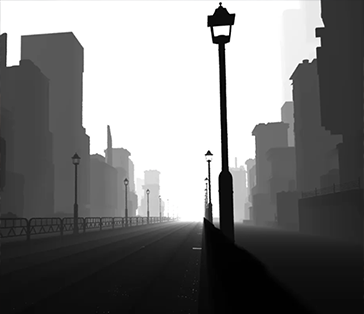
#> input picture test2.png, 364 x 314 px
$ python cvhomework2.py   (older library calls are emulated)
#> lines starting #> are read from the running program, lines starting #| are printed output that depends on the picture
import cv2
img = cv2.imread("test2.png",0)
#> img: shape (314, 364); min 0, max 255, mean 122.4
# 高斯滤波
blurred = cv2.GaussianBlur(img,(5,5),5)
# Sobel 算子
x = cv2.Sobel(blurred, cv2.CV_16S, 1, 0)
y = cv2.Sobel(blurred, cv2.CV_16S, 0, 1)
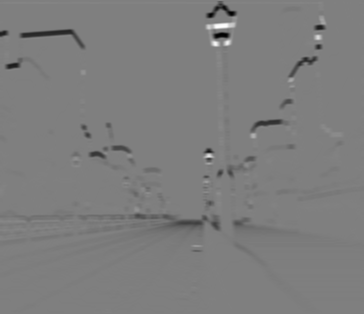
#> y: shape (314, 364) int16; min -408, max 408, mean -5.5; drawn with min black and max white
# 转 uint8 ,图像融合
absX = cv2.convertScaleAbs(x)
absY = cv2.convertScaleAbs(y)
add = cv2.addWeighted(absX, 0.5, absY, 0.5, 0)
#连接边缘
result = cv2.Canny(add,15,25)
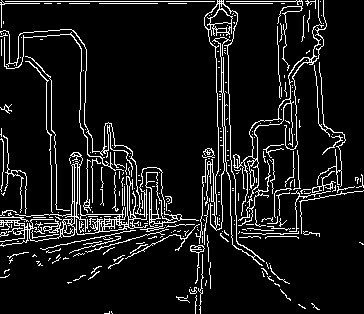
#> result: shape (314, 364); 9.3% white in thin lines or dots
cv2.imwrite('bianyuan.png',result)
cv2.imwrite('xtidu.png',x)
cv2.imwrite('ytidu.png',y)
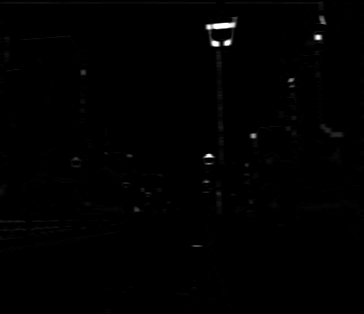
#> saved as ytidu.png: shape (314, 364); min 0, max 255, mean 1.3
#下面是角点检测但是没整好
# 高斯滤波
gauss = cv2.GaussianBlur(img,(5,5),3)
x_deg = cv2.Sobel(gauss,cv2.CV_16S,1,0)
y_deg = cv2.Sobel(gauss,cv2.CV_16S,0,1)
abs_1 = cv2.convertScaleAbs(x_deg**2)
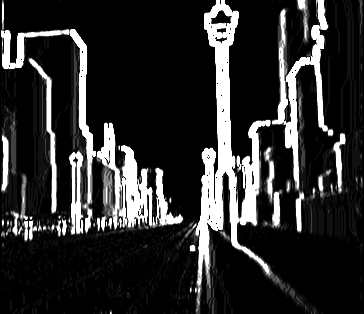
#> abs_1: shape (314, 364); min 0, max 255, mean 45.4
abs_2 = cv2.convertScaleAbs(y_deg**2)
abs_3 = cv2.convertScaleAbs(x_deg*y_deg)
cv2.imwrite('x^2.png',abs_1)
cv2.imwrite('y^2.png',abs_2)
cv2.imwrite('xy.png',abs_3)
gauss1 = cv2.GaussianBlur(abs_1,(5,5),1)
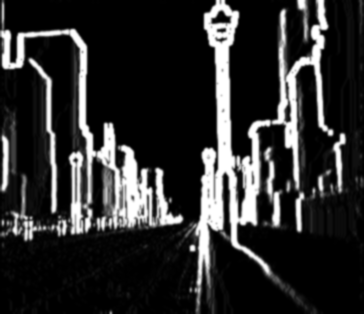
#> gauss1: shape (314, 364); min 0, max 255, mean 45.4
gauss2 = cv2.GaussianBlur(abs_2,(5,5),1)
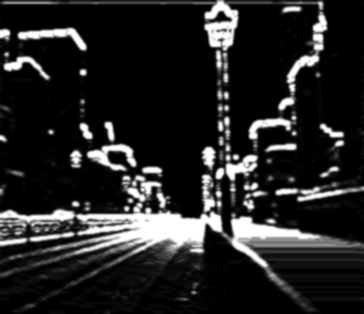
#> gauss2: shape (314, 364); min 0, max 255, mean 37.4
gauss3 = cv2.GaussianBlur(abs_3,(5,5),1)
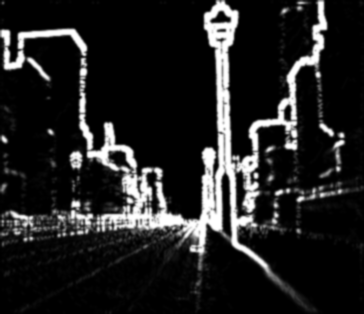
#> gauss3: shape (314, 364); min 0, max 255, mean 34.1
